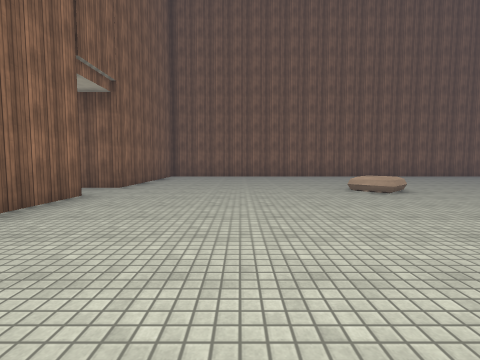
[1] (above)

15 first-person views from a walk through a scene from a Unity 3-D project. The camera is 1.3 m above the floor, tilts 4° down and sees 85° across. The floor is counted in squares, 2 m on a side. Each view is taken from the middle of a square. On the plan, view 1 faces up. The plan holds only what a view shows up to about 9 squares ahead; the rest is blank. The place goes on beyond the plan. The player is left out. Surface patterns are stand-ins for the level's own textures.

[2]
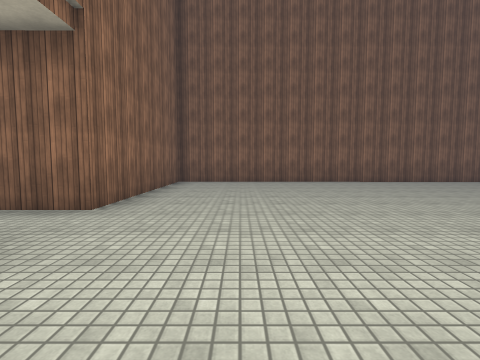

[3]
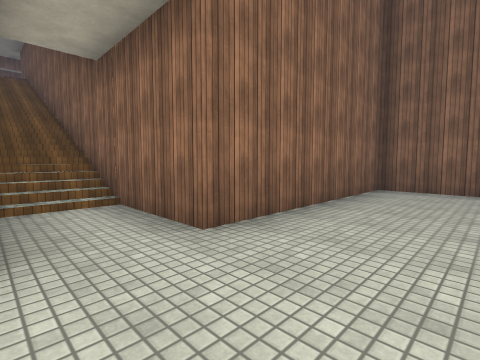

[4]
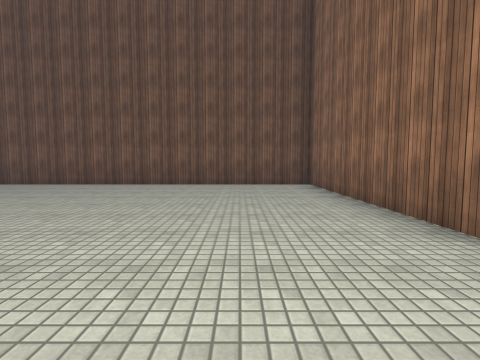

[5]
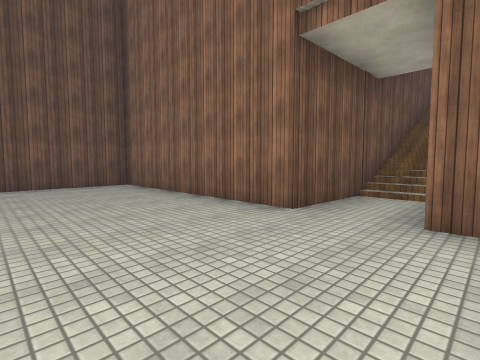

[6]
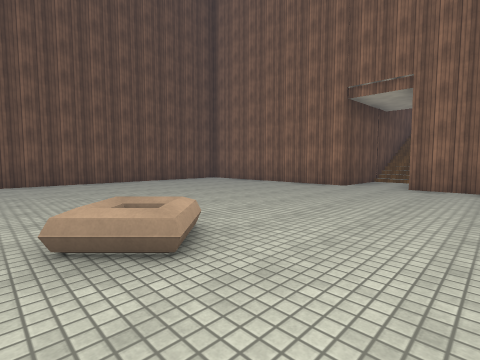

[7]
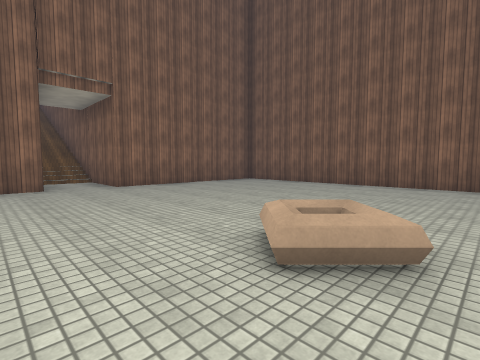

[8]
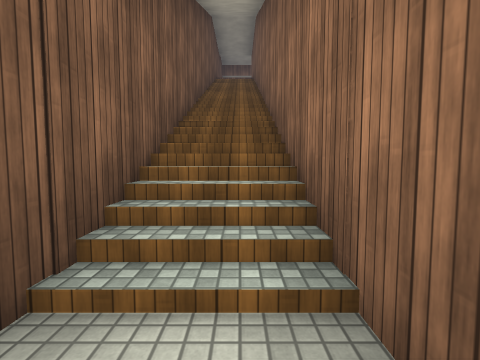

[9]
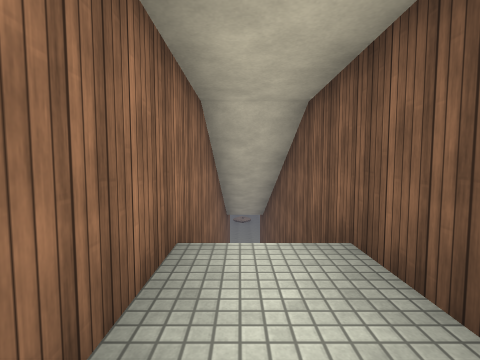

[10]
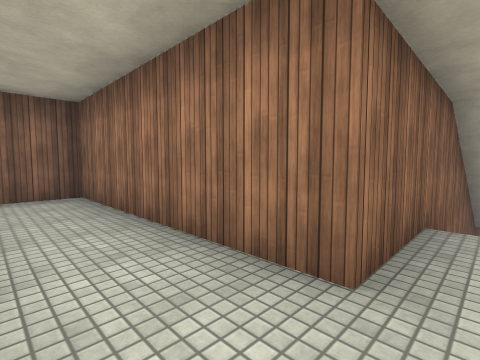

[11]
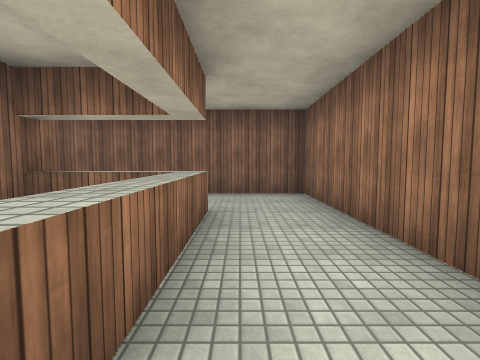

[12]
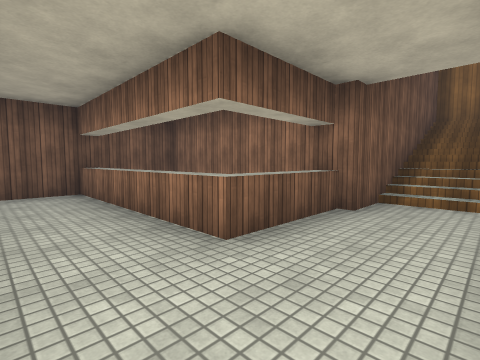

[13]
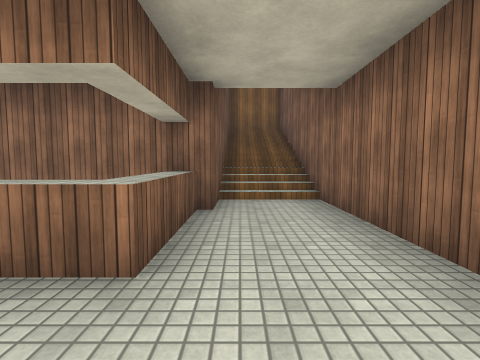

[14]
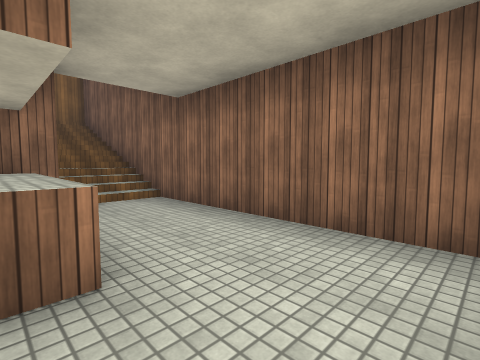

[15]
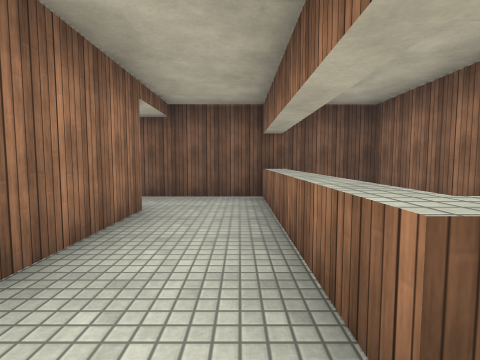

### Floor plan
Key: @ floor where view 1 was taken; # wall or solid block; . main floor; : floor 7.5 m higher than the main floor; / step, stairs or slope; ^ raised ledge.
Columns run from 25 left of view 1 to 4 right of it. Each row starts with its distance up from view 1.
 12 ###########           ########
 11 #////:::::#           #.......
 10 #////:::::#           #.......
  9 ######^^::#           #.......
  8      ^ ^::#           #.......
  7      ^ ^::#############.......
  6      # ^::://////////.........
  5      ##################.......
  4                       #.......
  3                       #.......
  2                       #.......
  1                       #.......
  0                       #..@....
 -1                       ########

Where each view was taken, in squares from view 1:
view 1: 0 up, 0 right, facing up
view 2: 3 up, 1 left, facing up
view 3: 5 up, 1 left, facing up-left
view 4: 7 up, 1 left, facing down
view 5: 7 up, 0 right, facing down-left
view 6: 8 up, 4 right, facing down-left
view 7: 4 up, 4 right, facing up-left
view 8: 6 up, 4 left, facing left
view 9: 6 up, 16 left, facing right
view 10: 6 up, 17 left, facing up-right
view 11: 6 up, 17 left, facing up
view 12: 11 up, 16 left, facing down-left
view 13: 10 up, 16 left, facing left
view 14: 9 up, 16 left, facing up-left
view 15: 10 up, 17 left, facing down
